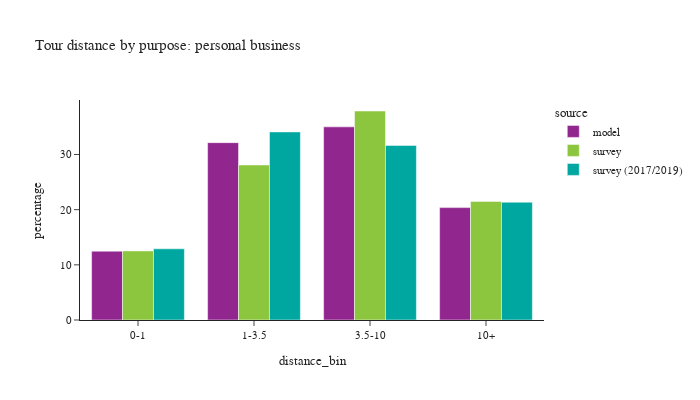

Source (notebook cell):
### Code cell
plot_bins(tour, tour['pdpurp'] == 4, 'personal business')

### Figure 1 — Plotly figure (JSON) as saved in the notebook; plotly's stock layout.template omitted (floating-point values rounded to 4 significant figures)
{"data": [{"alignmentgroup": "True", "customdata": [[43337], [111676], [121616], [70768]], "hovertemplate": "source=model<br>distance_bin=%{x}<br>percentage=%{y}<br>sample count=%{customdata[0]}<extra></extra>", "legendgroup": "model", "marker": {"color": "#91268F", "pattern": {"shape": ""}}, "name": "model", "offsetgroup": "model", "orientation": "v", "showlegend": true, "textposition": "auto", "type": "bar", "x": ["0-1", "1-3.5", "3.5-10", "10+"], "xaxis": "x", "y": [12.47, 32.15, 35.01, 20.37], "yaxis": "y"}, {"alignmentgroup": "True", "customdata": [[142], [245], [240], [117]], "hovertemplate": "source=survey<br>distance_bin=%{x}<br>percentage=%{y}<br>sample count=%{customdata[0]}<extra></extra>", "legendgroup": "survey", "marker": {"color": "#8CC63E", "pattern": {"shape": ""}}, "name": "survey", "offsetgroup": "survey", "orientation": "v", "showlegend": true, "textposition": "auto", "type": "bar", "x": ["0-1", "1-3.5", "3.5-10", "10+"], "xaxis": "x", "y": [12.52, 28.1, 37.88, 21.5], "yaxis": "y"}, {"alignmentgroup": "True", "customdata": [[606], [905], [758], [390]], "hovertemplate": "source=survey (2017/2019)<br>distance_bin=%{x}<br>percentage=%{y}<br>sample count=%{customdata[0]}<extra></extra>", "legendgroup": "survey (2017/2019)", "marker": {"color": "#00A7A0", "pattern": {"shape": ""}}, "name": "survey (2017/2019)", "offsetgroup": "survey (2017/2019)", "orientation": "v", "showlegend": true, "textposition": "auto", "type": "bar", "x": ["0-1", "1-3.5", "3.5-10", "10+"], "xaxis": "x", "y": [12.91, 34.09, 31.65, 21.35], "yaxis": "y"}], "layout": {"barmode": "group", "font": {"size": 11}, "height": 400, "legend": {"title": {"text": "source"}, "tracegroupgap": 0}, "title": {"text": "Tour distance by purpose: personal business"}, "width": 700, "xaxis": {"anchor": "y", "domain": [0.0, 1.0], "title": {"text": "distance_bin"}}, "yaxis": {"anchor": "x", "domain": [0.0, 1.0], "title": {"text": "percentage"}}}}
